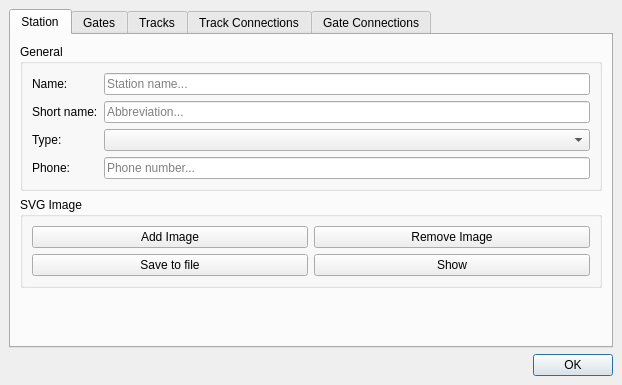
<?xml version="1.0" encoding="UTF-8"?>
<ui version="4.0">
 <author>Filippo</author>
 <class>StationEditDialog</class>
 <widget class="QDialog" name="StationEditDialog">
  <property name="geometry">
   <rect>
    <x>0</x>
    <y>0</y>
    <width>622</width>
    <height>385</height>
   </rect>
  </property>
  <property name="windowTitle">
   <string/>
  </property>
  <layout class="QVBoxLayout" name="verticalLayout">
   <property name="leftMargin">
    <number>9</number>
   </property>
   <property name="topMargin">
    <number>9</number>
   </property>
   <property name="rightMargin">
    <number>9</number>
   </property>
   <property name="bottomMargin">
    <number>9</number>
   </property>
   <item>
    <widget class="QTabWidget" name="tabWidget">
     <property name="currentIndex">
      <number>0</number>
     </property>
     <widget class="QWidget" name="stationTab">
      <attribute name="title">
       <string>Station</string>
      </attribute>
      <layout class="QVBoxLayout" name="stationLayout">
       <property name="leftMargin">
        <number>9</number>
       </property>
       <property name="topMargin">
        <number>9</number>
       </property>
       <property name="rightMargin">
        <number>9</number>
       </property>
       <property name="bottomMargin">
        <number>9</number>
       </property>
       <item>
        <widget class="QGroupBox" name="generalBox">
         <property name="title">
          <string>General</string>
         </property>
         <layout class="QFormLayout" name="formLayout">
          <item row="0" column="0">
           <widget class="QLabel" name="label">
            <property name="text">
             <string>Name:</string>
            </property>
           </widget>
          </item>
          <item row="0" column="1">
           <widget class="QLineEdit" name="stationNameEdit">
            <property name="placeholderText">
             <string>Station name...</string>
            </property>
           </widget>
          </item>
          <item row="1" column="0">
           <widget class="QLabel" name="label_2">
            <property name="text">
             <string>Short name:</string>
            </property>
           </widget>
          </item>
          <item row="1" column="1">
           <widget class="QLineEdit" name="shortNameEdit">
            <property name="placeholderText">
             <string>Abbreviation...</string>
            </property>
           </widget>
          </item>
          <item row="2" column="0">
           <widget class="QLabel" name="label_3">
            <property name="text">
             <string>Type:</string>
            </property>
           </widget>
          </item>
          <item row="2" column="1">
           <widget class="QComboBox" name="stationTypeCombo"/>
          </item>
          <item row="3" column="0">
           <widget class="QLabel" name="label_4">
            <property name="text">
             <string>Phone:</string>
            </property>
           </widget>
          </item>
          <item row="3" column="1">
           <widget class="QLineEdit" name="phoneEdit">
            <property name="placeholderText">
             <string>Phone number...</string>
            </property>
           </widget>
          </item>
         </layout>
        </widget>
       </item>
       <item>
        <widget class="QGroupBox" name="svgGroupBox">
         <property name="title">
          <string>SVG Image</string>
         </property>
         <layout class="QGridLayout" name="gridLayout">
          <item row="0" column="0">
           <widget class="QPushButton" name="addSVGBut">
            <property name="text">
             <string>Add Image</string>
            </property>
           </widget>
          </item>
          <item row="0" column="1">
           <widget class="QPushButton" name="remSVGBut">
            <property name="text">
             <string>Remove Image</string>
            </property>
           </widget>
          </item>
          <item row="1" column="0">
           <widget class="QPushButton" name="saveSVGBut">
            <property name="text">
             <string>Save to file</string>
            </property>
           </widget>
          </item>
          <item row="1" column="1">
           <widget class="QPushButton" name="showSVGBut">
            <property name="text">
             <string>Show</string>
            </property>
           </widget>
          </item>
         </layout>
        </widget>
       </item>
       <item>
        <spacer name="verticalSpacer">
         <property name="orientation">
          <enum>Qt::Vertical</enum>
         </property>
         <property name="sizeHint" stdset="0">
          <size>
           <width>20</width>
           <height>0</height>
          </size>
         </property>
        </spacer>
       </item>
      </layout>
     </widget>
     <widget class="QWidget" name="gatesTab">
      <attribute name="title">
       <string>Gates</string>
      </attribute>
      <layout class="QVBoxLayout" name="gatesLayout">
       <item>
        <layout class="QHBoxLayout" name="horizontalLayout">
         <item>
          <widget class="QToolButton" name="addGateButton">
           <property name="text">
            <string>Add</string>
           </property>
          </widget>
         </item>
         <item>
          <widget class="QToolButton" name="removeGateButton">
           <property name="text">
            <string>Remove</string>
           </property>
          </widget>
         </item>
         <item>
          <spacer name="horizontalSpacer">
           <property name="orientation">
            <enum>Qt::Horizontal</enum>
           </property>
           <property name="sizeHint" stdset="0">
            <size>
             <width>40</width>
             <height>20</height>
            </size>
           </property>
          </spacer>
         </item>
        </layout>
       </item>
       <item>
        <widget class="QTableView" name="gatesView"/>
       </item>
      </layout>
     </widget>
     <widget class="QWidget" name="tracksTab">
      <attribute name="title">
       <string>Tracks</string>
      </attribute>
      <layout class="QVBoxLayout" name="tracksLayout">
       <item>
        <layout class="QHBoxLayout" name="horizontalLayout_2">
         <item>
          <widget class="QToolButton" name="addTrackButton">
           <property name="text">
            <string>Add</string>
           </property>
          </widget>
         </item>
         <item>
          <widget class="QToolButton" name="removeTrackButton">
           <property name="text">
            <string>Remove</string>
           </property>
          </widget>
         </item>
         <item>
          <widget class="QToolButton" name="moveTrackUpBut">
           <property name="text">
            <string>Move Up</string>
           </property>
          </widget>
         </item>
         <item>
          <widget class="QToolButton" name="moveTrackDownBut">
           <property name="text">
            <string>Move Down</string>
           </property>
          </widget>
         </item>
         <item>
          <spacer name="horizontalSpacer_2">
           <property name="orientation">
            <enum>Qt::Horizontal</enum>
           </property>
           <property name="sizeHint" stdset="0">
            <size>
             <width>40</width>
             <height>20</height>
            </size>
           </property>
          </spacer>
         </item>
        </layout>
       </item>
       <item>
        <widget class="QTableView" name="trackView"/>
       </item>
      </layout>
     </widget>
     <widget class="QWidget" name="trackConnectionsTab">
      <attribute name="title">
       <string>Track Connections</string>
      </attribute>
      <layout class="QVBoxLayout" name="trackConnLayout">
       <item>
        <layout class="QHBoxLayout" name="horizontalLayout_3">
         <item>
          <widget class="QToolButton" name="addTrackConnBut">
           <property name="text">
            <string>Add</string>
           </property>
          </widget>
         </item>
         <item>
          <widget class="QToolButton" name="removeTrackConnBut">
           <property name="text">
            <string>Remove</string>
           </property>
          </widget>
         </item>
         <item>
          <widget class="QToolButton" name="trackToAllGatesBut">
           <property name="text">
            <string>Track To All Gates</string>
           </property>
          </widget>
         </item>
         <item>
          <widget class="QToolButton" name="gateToAllTracksBut">
           <property name="text">
            <string>Gate To All Tracks</string>
           </property>
          </widget>
         </item>
         <item>
          <spacer name="horizontalSpacer_3">
           <property name="orientation">
            <enum>Qt::Horizontal</enum>
           </property>
           <property name="sizeHint" stdset="0">
            <size>
             <width>40</width>
             <height>20</height>
            </size>
           </property>
          </spacer>
         </item>
        </layout>
       </item>
       <item>
        <widget class="QTableView" name="trackConnView"/>
       </item>
      </layout>
     </widget>
     <widget class="QWidget" name="gateConnections">
      <attribute name="title">
       <string>Gate Connections</string>
      </attribute>
      <layout class="QVBoxLayout" name="gateConnLayout">
       <item>
        <layout class="QHBoxLayout" name="horizontalLayout_4">
         <item>
          <widget class="QToolButton" name="addGateConnBut">
           <property name="text">
            <string>Add</string>
           </property>
          </widget>
         </item>
         <item>
          <widget class="QToolButton" name="removeGateConnBut">
           <property name="text">
            <string>Remove</string>
           </property>
          </widget>
         </item>
         <item>
          <widget class="QToolButton" name="editGateConnBut">
           <property name="text">
            <string>Edit</string>
           </property>
          </widget>
         </item>
         <item>
          <spacer name="horizontalSpacer_4">
           <property name="orientation">
            <enum>Qt::Horizontal</enum>
           </property>
           <property name="sizeHint" stdset="0">
            <size>
             <width>40</width>
             <height>20</height>
            </size>
           </property>
          </spacer>
         </item>
        </layout>
       </item>
       <item>
        <widget class="QTableView" name="gateConnView"/>
       </item>
      </layout>
     </widget>
    </widget>
   </item>
   <item>
    <widget class="QDialogButtonBox" name="buttonBox">
     <property name="orientation">
      <enum>Qt::Horizontal</enum>
     </property>
     <property name="standardButtons">
      <set>QDialogButtonBox::Ok</set>
     </property>
    </widget>
   </item>
  </layout>
 </widget>
 <resources/>
 <connections>
  <connection>
   <sender>buttonBox</sender>
   <signal>accepted()</signal>
   <receiver>StationEditDialog</receiver>
   <slot>accept()</slot>
   <hints>
    <hint type="sourcelabel">
     <x>248</x>
     <y>254</y>
    </hint>
    <hint type="destinationlabel">
     <x>157</x>
     <y>274</y>
    </hint>
   </hints>
  </connection>
  <connection>
   <sender>buttonBox</sender>
   <signal>rejected()</signal>
   <receiver>StationEditDialog</receiver>
   <slot>reject()</slot>
   <hints>
    <hint type="sourcelabel">
     <x>316</x>
     <y>260</y>
    </hint>
    <hint type="destinationlabel">
     <x>286</x>
     <y>274</y>
    </hint>
   </hints>
  </connection>
 </connections>
</ui>
